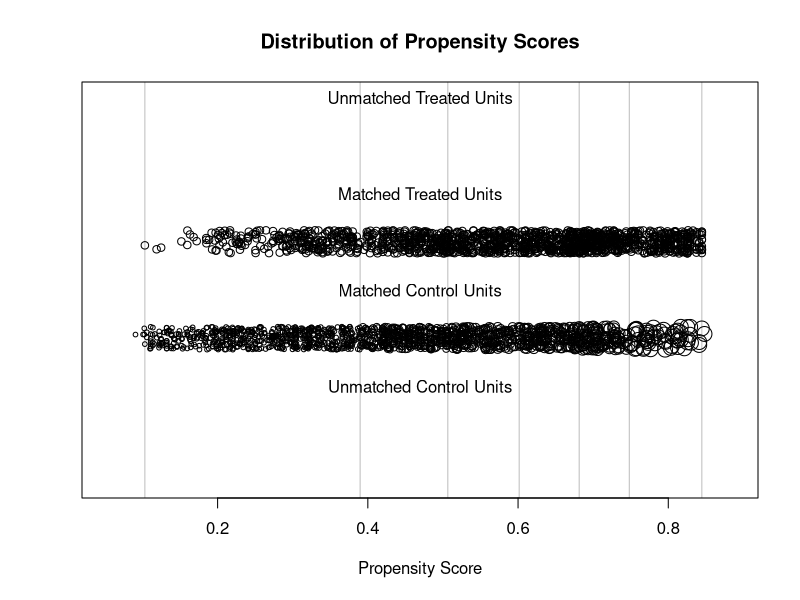
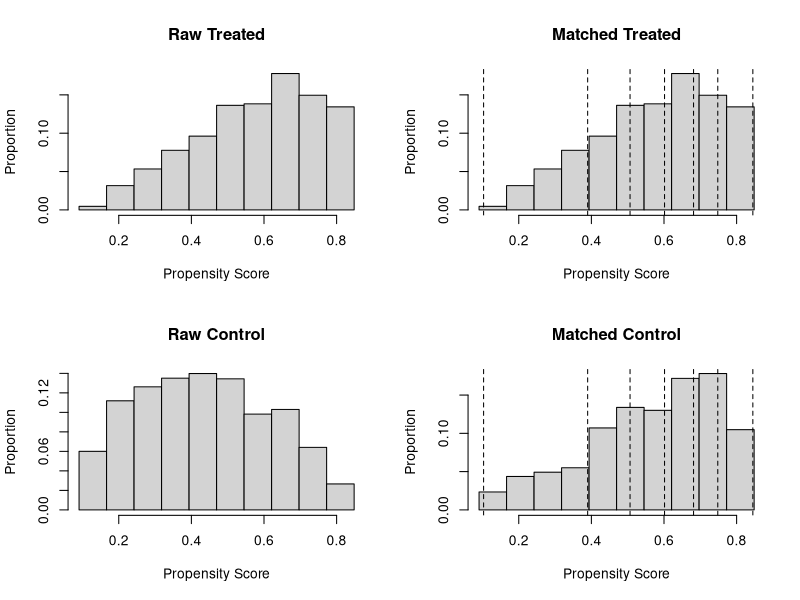

Reproduce these figures in R, in order.
## ---- chunk 1
# install.packages("MatchIt")
# install.packages("Matching")
library(MatchIt)
library(Matching)
library(data.table)
require(MatchIt)
require(Matching)
## ---- chunk 2
dt <- read.csv("Aim1.csv")
dt[1:5,]
## ---- chunk 3
names(dt)
## ---- chunk 4
attach(dt)
dt2 <- cbind(dt[15:22], dt[25:30])
names(dt2)
## ---- chunk 5
m.out <- matchit(insurance ~ great_health + mother_college + HS_grad + low_income + disability + female + NE_So_region + high_exercise + smoker + race_white + daily_veg + daily_fruit + low_risk_alcohol, data=dt2, method="subclass")
# , ratio=1
summary(m.out)
## ---- chunk 6
matchedIns <- match.data(m.out)
write.csv(matchedIns, file="MatchedData.csv")
## ---- chunk 7
plot(m.out, type="jitter")
## ---- chunk 8
plot(m.out, type="hist")
## ---- chunk 9
t.test(insurance~great_health, matchedIns)
t.test(insurance~mother_college, matchedIns)
t.test(insurance~HS_grad, matchedIns)
t.test(insurance~low_income, matchedIns)
